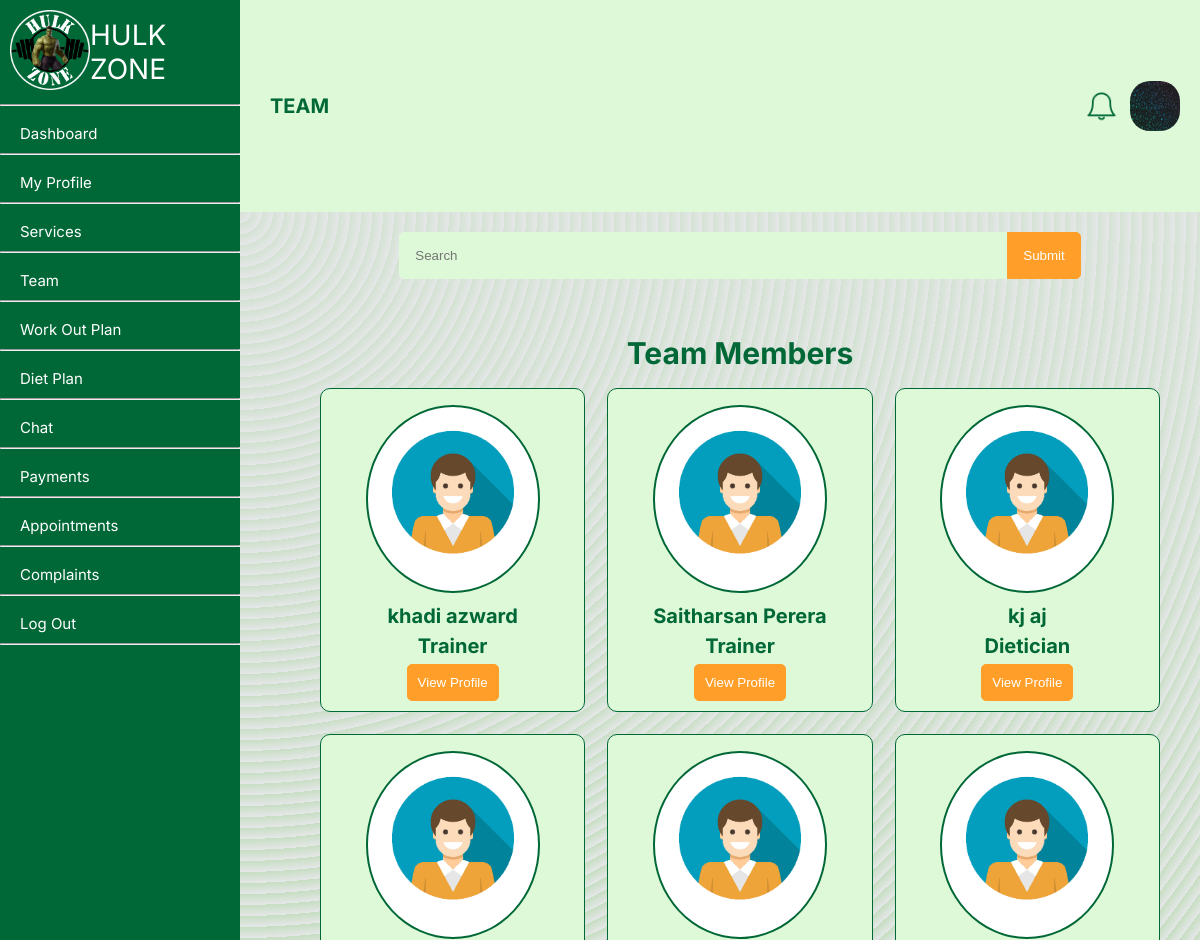
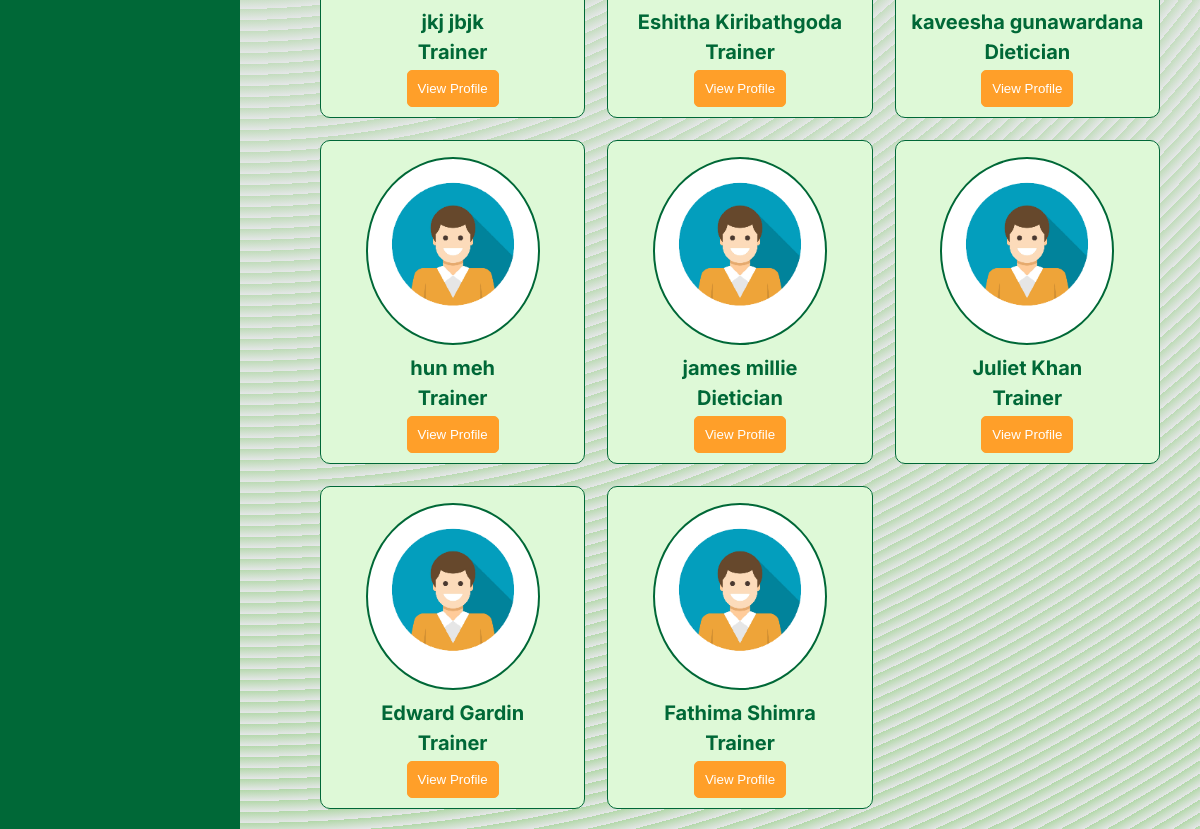
Page /member/team.php (signed in) on the committed database (2 pictures, top to bottom).
### tables this page shows
CREATE TABLE `user` (
  `userID` int NOT NULL,
  `fName` text NOT NULL,
  `lName` text NOT NULL,
  `NIC` text NOT NULL,
  `gender` varchar(50) NOT NULL,
  `profilePhoto` text,
  `dateOfBirth` date NOT NULL,
  `roles` int NOT NULL,
  `statuses` int NOT NULL,
  `contactNumber` int NOT NULL,
  `streetNumber` varchar(255) DEFAULT NULL,
  `addressLine01` text,
  `addressLine02` text,
  `city` text,
  `pw` varchar(255) NOT NULL,
  `created_at` date NOT NULL,
  `email` varchar(50) NOT NULL
);

### member/setProfilePic.php (called while the page is built, shortened)
<?php
$query = "SELECT * from user where userID = " . $_SESSION['userID'];
    $result = mysqli_query($conn, $query);
    $query1 = "SELECT * from member where userID = " . $_SESSION['userID'];
    $result1 = mysqli_query($conn, $query1);
    if (mysqli_num_rows($result) == 1 && mysqli_num_rows($result1) == 1) {
        $row = mysqli_fetch_assoc($result);
    } else {
        echo '<script> window.alert("Error receiving data!");</script>';
    }
    if(isset($row['profilePhoto']) && $row['profilePhoto'] != NULL){
        $profilePictureLink = $row['profilePhoto'];
    }else{
        $profilePictureLink = '../profileImages/default.png';
    }
?>

### member/team.php (the view, shortened to what this page needs)
<?php
include '../connect.php';
?>
<?php
    include("setProfilePic.php");
?>
<!DOCTYPE html>
<html lang="en">
<head>
    <link rel="stylesheet" type="text/css" href="../member/style/gen.css">
    <link rel="stylesheet" type="text/css" href="../member/style/team.css">
</head>
<body>
    <div class="container">
        <div class = "nav-bar">
            <?php
                include("navBar.php");
            ?>
        <div class="body">
            <div class = "header">
                <div class="left">
                    TEAM
                </div>
                <div class="right">
                    <div class="notification-bell">
                        <?php include("notifications.php"); ?>
                    </div>
                    <img src="<?php echo $profilePictureLink; ?>" alt="dp" width="50px" height="50px" style="border-radius: 20px;">
                </div>
            </div>
            <div class="content">
                <div class="row">
                    <form action="team.php" method="post">
                        <input type="text" placeholder="Search" name="search">
                        <button type="submit">Submit</button>
                    </form>
                </div>
                <div class="row"><br>
                    Team Members
                </div>
                <div class="row">
                    <?php
                        if (isset($_POST['search'])) {
                            $search_query = mysqli_real_escape_string($conn, $_POST['search']);
                            $sql = "SELECT userID, fName, lName, roles, profilePhoto FROM `user` WHERE roles IN (2,3) AND (fName LIKE '%$search_query%' OR lName LIKE '%$search_query%')";
                        } else {
                            $sql = "SELECT userID, fName, lName, roles, profilePhoto FROM `user` WHERE roles IN (2,3)";
                        }
                        $result = mysqli_query($conn, $sql);
                        $count = 0;
                        $total_results = mysqli_num_rows($result);
                        echo '<table>';
                        if ($total_results > 0) {
                            echo "<tr>";
                            while ($row = mysqli_fetch_assoc($result)) {
                                $count++;
                                if(isset($row['profilePhoto']) && $row['profilePhoto'] != NULL){
                                    $profilePictureLink = $row['profilePhoto'];
                                }else{
                                    $profilePictureLink = '../profileImages/default.png';
                                }
                                $fullName = $row["fName"] . " " . $row["lName"];
                                if($row["roles"] == 2){
                                    $role = "Trainer";
                                }else{
                                    $role = "Dietician";
                                }
                                echo "
                                <td>
                                    <div class = test>
                                        <div><img src='$profilePictureLink'></div>
                                        <div>$fullName</div>
                                        <div>$role</div>
                                        <div><a href='employeeProfile.php?userID=$row[userID]'><button>View Profile</button></a></div>
                                    </div>
                                </td>
                                ";
                                if ($count % 3 == 0) {
                                    echo "</tr><tr>";
                                }
                            }
                        }else{
                            echo '<script>alert("NO RESULTS MATCHED.");window.location.href = "team.php";</script>';
                        }
                        echo '</table>';
                    ?>
                </div>
            </div>
        </div>
</body>
</html>

### member/style/gen.css (style rules this page uses)
.container { display: flex; flex-direction: row; }
.nav-bar { float:left; width: 20%; height: 100vh; background-color: #006837; }
.body { float:left; width: 80%; height: 100vh; display: flex; flex-direction: column; }
.header { height: 12%; background-color: #DEF9D7; display: flex; flex-direction: row; }
.content { height: 88%; background-color: white; overflow-y: scroll; overflow-x: hidden; content: ''; }
body { margin: 0; font-family: 'Inter', sans-serif; }
.left { float: left; width: 80%; display: flex; align-items: center; padding: 30px; color: rgba(0, 104, 55, 1); font-size: 20px; font-weight: bold; }
.right { float: left; width: 10%; display: flex; flex-direction: row; align-items: center; margin: 20px; justify-content: space-between; }

### member/style/team.css (style rules this page uses)
form { display: flex; width: 100%; justify-content: center; }
input[type="text"] { padding: 15px; border: 1px solid #DEF9D7; border-radius: 5px 0 0 5px; outline: none; background-color: #DEF9D7; transition: all 0.3s; width: 60%; }
button[type="submit"], .test button, .test-single button { padding: 15px 15px; border: 1px solid #FF9F29; border-radius: 0 5px 5px 0; background-color: #FF9F29; color: white; cursor: pointer; transition: all 0.3s; }
.row { display: flex; flex-direction: row; margin: 20px; width: 100%; justify-content: center; font-weight: bold; font-size: 30px; color: #006837; }
.test img { align-items: center; background-color: white; border-radius: 100%; border: 2px solid #006837; width: 70%; height: 70%; }
tr { margin: 40px; justify-content: space-between; }
table { width:90%; margin: 0 auto; }
td { width:30%; }
.test { background-color:#DEF9D7; display:flex; flex-direction:column; margin:10px; justify-content: center; align-items: center; text-align: center; font-size: 20px; border-radius:10px; padding: 10px; border: 1px solid #006837; }
.test button { border-bottom-left-radius: 5px; border-top-left-radius: 5px; padding: 10px; }
.test div { margin-top:6px; }
.middle-r tr, td, table { padding: 0; margin: 0; margin-top: -15px; }
.content { background-color: #e5e7e8; opacity: 1; background-image: repeating-radial-gradient( circle at 0 0, transparent 0, #e5e7e8 11px ), repeating-linear-gradient( #b3d8aa55, #b3d8aa ); }

### rows in the picture
user: profilePhoto (picture)
user: fullName "khadi azward", roles "Trainer"
user: fullName "Saitharsan Perera", roles "Trainer"
user: fullName "kj aj", roles "Dietician"
user: fullName "jkj jbjk", roles "Trainer"
user: fullName "Eshitha Kiribathgoda", roles "Trainer"
user: fullName "kaveesha gunawardana", roles "Dietician"
user: fullName "hun meh", roles "Trainer"
user: fullName "james millie", roles "Dietician"
user: fullName "Juliet Khan", roles "Trainer"
user: fullName "Edward Gardin", roles "Trainer"
user: fullName "Fathima Shimra", roles "Trainer"
